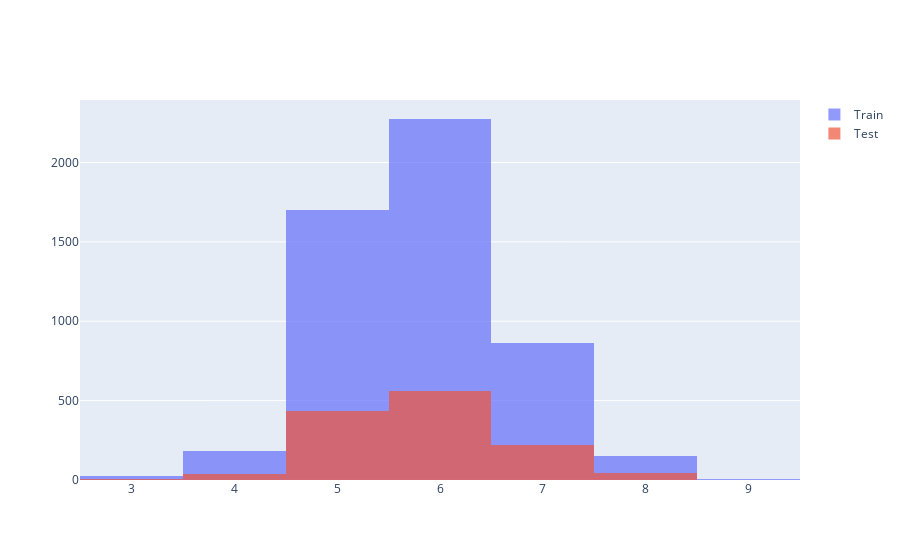

This figure's notebook cell:
### Markdown cell above
### 훈련/테스트 데이터가 레드/화이트 와인에 따라 어느 정도로 구분되었을지 확인

### Code cell
import plotly.graph_objects as go 

fig = go.Figure()
fig.add_trace(go.Histogram(x=X_train['quality'], name='Train'))
fig.add_trace(go.Histogram(x=X_test['quality'], name='Test'))

fig.update_layout(barmode='overlay')
fig.update_traces(opacity=0.7)
fig.show()

### Figure 1 — Plotly figure (JSON) as saved in the notebook; plotly's stock layout.template omitted (floating-point values rounded to 4 significant figures; data arrays with more than 128 entries replaced by an {"elided": "..."} marker saying what was removed)
{"data": [{"name": "Train", "opacity": 0.7, "type": "histogram", "x": {"elided": "5197 int values"}}, {"name": "Test", "opacity": 0.7, "type": "histogram", "x": {"elided": "1300 int values"}}], "layout": {"barmode": "overlay"}}
